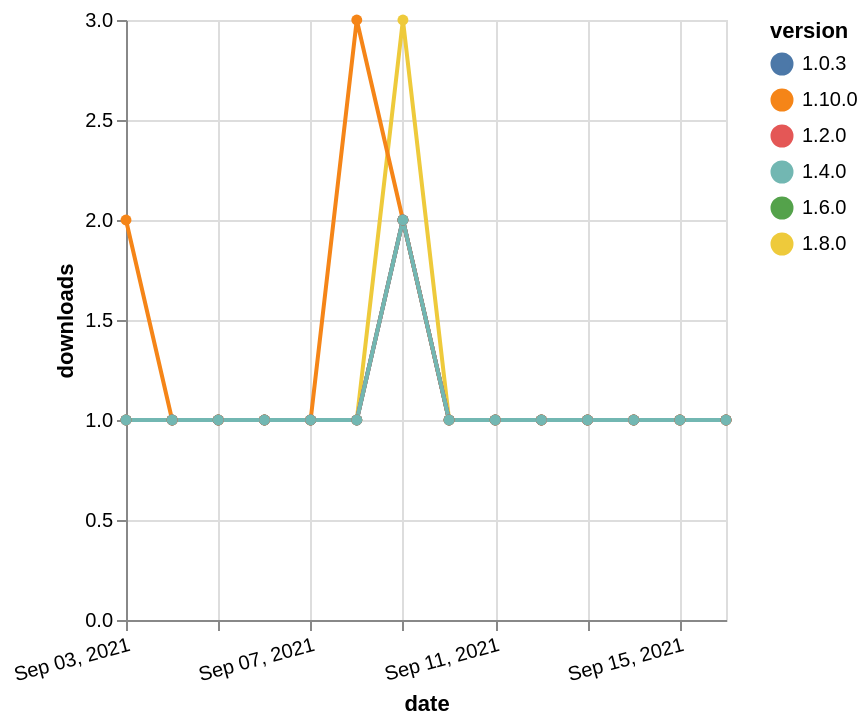

The Vega-Lite source for this figure:
### Vega-Lite specification from a JSON file in a GitHub repository (floating-point values rounded to 4 significant figures)
{"$schema": "https://vega.github.io/schema/vega-lite/v5.json", "description": "A simple bar chart with embedded data.", "data": {"values": [{"date": "2021-09-03", "total": 171, "delta": 1, "version": "1.6.0"}, {"date": "2021-09-04", "total": 172, "delta": 1, "version": "1.6.0"}, {"date": "2021-09-05", "total": 173, "delta": 1, "version": "1.6.0"}, {"date": "2021-09-06", "total": 174, "delta": 1, "version": "1.6.0"}, {"date": "2021-09-07", "total": 175, "delta": 1, "version": "1.6.0"}, {"date": "2021-09-08", "total": 176, "delta": 1, "version": "1.6.0"}, {"date": "2021-09-09", "total": 178, "delta": 2, "version": "1.6.0"}, {"date": "2021-09-10", "total": 179, "delta": 1, "version": "1.6.0"}, {"date": "2021-09-11", "total": 180, "delta": 1, "version": "1.6.0"}, {"date": "2021-09-12", "total": 181, "delta": 1, "version": "1.6.0"}, {"date": "2021-09-13", "total": 182, "delta": 1, "version": "1.6.0"}, {"date": "2021-09-14", "total": 183, "delta": 1, "version": "1.6.0"}, {"date": "2021-09-15", "total": 184, "delta": 1, "version": "1.6.0"}, {"date": "2021-09-16", "total": 185, "delta": 1, "version": "1.6.0"}, {"date": "2021-09-03", "total": 205, "delta": 1, "version": "1.8.0"}, {"date": "2021-09-04", "total": 206, "delta": 1, "version": "1.8.0"}, {"date": "2021-09-05", "total": 207, "delta": 1, "version": "1.8.0"}, {"date": "2021-09-06", "total": 208, "delta": 1, "version": "1.8.0"}, {"date": "2021-09-07", "total": 209, "delta": 1, "version": "1.8.0"}, {"date": "2021-09-08", "total": 210, "delta": 1, "version": "1.8.0"}, {"date": "2021-09-09", "total": 213, "delta": 3, "version": "1.8.0"}, {"date": "2021-09-10", "total": 214, "delta": 1, "version": "1.8.0"}, {"date": "2021-09-11", "total": 215, "delta": 1, "version": "1.8.0"}, {"date": "2021-09-12", "total": 216, "delta": 1, "version": "1.8.0"}, {"date": "2021-09-13", "total": 217, "delta": 1, "version": "1.8.0"}, {"date": "2021-09-14", "total": 218, "delta": 1, "version": "1.8.0"}, {"date": "2021-09-15", "total": 219, "delta": 1, "version": "1.8.0"}, {"date": "2021-09-16", "total": 220, "delta": 1, "version": "1.8.0"}, {"date": "2021-09-03", "total": 127, "delta": 2, "version": "1.10.0"}, {"date": "2021-09-04", "total": 128, "delta": 1, "version": "1.10.0"}, {"date": "2021-09-05", "total": 129, "delta": 1, "version": "1.10.0"}, {"date": "2021-09-06", "total": 130, "delta": 1, "version": "1.10.0"}, {"date": "2021-09-07", "total": 131, "delta": 1, "version": "1.10.0"}, {"date": "2021-09-08", "total": 134, "delta": 3, "version": "1.10.0"}, {"date": "2021-09-09", "total": 136, "delta": 2, "version": "1.10.0"}, {"date": "2021-09-10", "total": 137, "delta": 1, "version": "1.10.0"}, {"date": "2021-09-11", "total": 138, "delta": 1, "version": "1.10.0"}, {"date": "2021-09-12", "total": 139, "delta": 1, "version": "1.10.0"}, {"date": "2021-09-13", "total": 140, "delta": 1, "version": "1.10.0"}, {"date": "2021-09-14", "total": 141, "delta": 1, "version": "1.10.0"}, {"date": "2021-09-15", "total": 142, "delta": 1, "version": "1.10.0"}, {"date": "2021-09-16", "total": 143, "delta": 1, "version": "1.10.0"}, {"date": "2021-09-03", "total": 252, "delta": 1, "version": "1.0.3"}, {"date": "2021-09-04", "total": 253, "delta": 1, "version": "1.0.3"}, {"date": "2021-09-05", "total": 254, "delta": 1, "version": "1.0.3"}, {"date": "2021-09-06", "total": 255, "delta": 1, "version": "1.0.3"}, {"date": "2021-09-07", "total": 256, "delta": 1, "version": "1.0.3"}, {"date": "2021-09-08", "total": 257, "delta": 1, "version": "1.0.3"}, {"date": "2021-09-09", "total": 259, "delta": 2, "version": "1.0.3"}, {"date": "2021-09-10", "total": 260, "delta": 1, "version": "1.0.3"}, {"date": "2021-09-11", "total": 261, "delta": 1, "version": "1.0.3"}, {"date": "2021-09-12", "total": 262, "delta": 1, "version": "1.0.3"}, {"date": "2021-09-13", "total": 263, "delta": 1, "version": "1.0.3"}, {"date": "2021-09-14", "total": 264, "delta": 1, "version": "1.0.3"}, {"date": "2021-09-15", "total": 265, "delta": 1, "version": "1.0.3"}, {"date": "2021-09-16", "total": 266, "delta": 1, "version": "1.0.3"}, {"date": "2021-09-03", "total": 200, "delta": 1, "version": "1.2.0"}, {"date": "2021-09-04", "total": 201, "delta": 1, "version": "1.2.0"}, {"date": "2021-09-05", "total": 202, "delta": 1, "version": "1.2.0"}, {"date": "2021-09-06", "total": 203, "delta": 1, "version": "1.2.0"}, {"date": "2021-09-07", "total": 204, "delta": 1, "version": "1.2.0"}, {"date": "2021-09-08", "total": 205, "delta": 1, "version": "1.2.0"}, {"date": "2021-09-09", "total": 207, "delta": 2, "version": "1.2.0"}, {"date": "2021-09-10", "total": 208, "delta": 1, "version": "1.2.0"}, {"date": "2021-09-11", "total": 209, "delta": 1, "version": "1.2.0"}, {"date": "2021-09-12", "total": 210, "delta": 1, "version": "1.2.0"}, {"date": "2021-09-13", "total": 211, "delta": 1, "version": "1.2.0"}, {"date": "2021-09-14", "total": 212, "delta": 1, "version": "1.2.0"}, {"date": "2021-09-15", "total": 213, "delta": 1, "version": "1.2.0"}, {"date": "2021-09-16", "total": 214, "delta": 1, "version": "1.2.0"}, {"date": "2021-09-03", "total": 201, "delta": 1, "version": "1.4.0"}, {"date": "2021-09-04", "total": 202, "delta": 1, "version": "1.4.0"}, {"date": "2021-09-05", "total": 203, "delta": 1, "version": "1.4.0"}, {"date": "2021-09-06", "total": 204, "delta": 1, "version": "1.4.0"}, {"date": "2021-09-07", "total": 205, "delta": 1, "version": "1.4.0"}, {"date": "2021-09-08", "total": 206, "delta": 1, "version": "1.4.0"}, {"date": "2021-09-09", "total": 208, "delta": 2, "version": "1.4.0"}, {"date": "2021-09-10", "total": 209, "delta": 1, "version": "1.4.0"}, {"date": "2021-09-11", "total": 210, "delta": 1, "version": "1.4.0"}, {"date": "2021-09-12", "total": 211, "delta": 1, "version": "1.4.0"}, {"date": "2021-09-13", "total": 212, "delta": 1, "version": "1.4.0"}, {"date": "2021-09-14", "total": 213, "delta": 1, "version": "1.4.0"}, {"date": "2021-09-15", "total": 214, "delta": 1, "version": "1.4.0"}, {"date": "2021-09-16", "total": 215, "delta": 1, "version": "1.4.0"}]}, "width": "container", "mark": {"type": "line", "point": {"filled": true}}, "encoding": {"x": {"field": "date", "type": "temporal", "timeUnit": "yearmonthdate", "title": "date", "axis": {"labelAngle": -15}}, "y": {"field": "delta", "type": "quantitative", "title": "downloads"}, "color": {"field": "version", "type": "nominal"}, "tooltip": {"field": "delta"}}}
